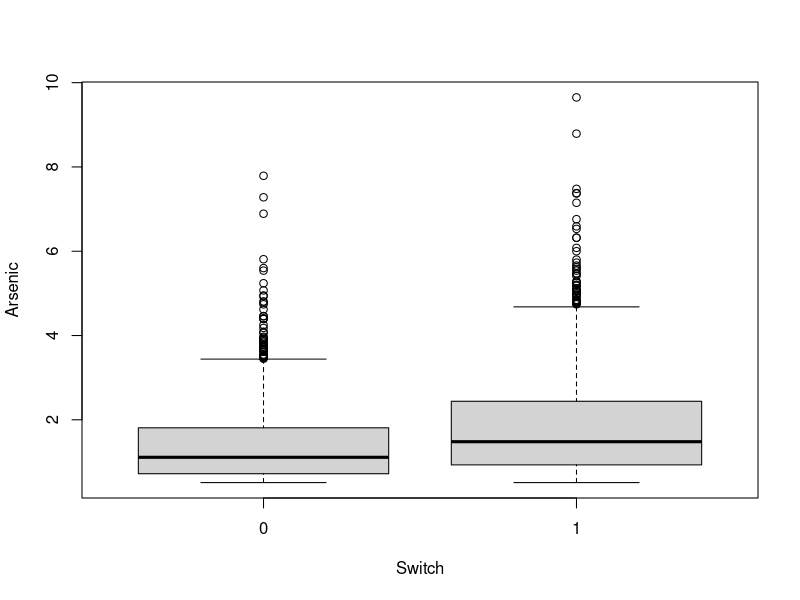
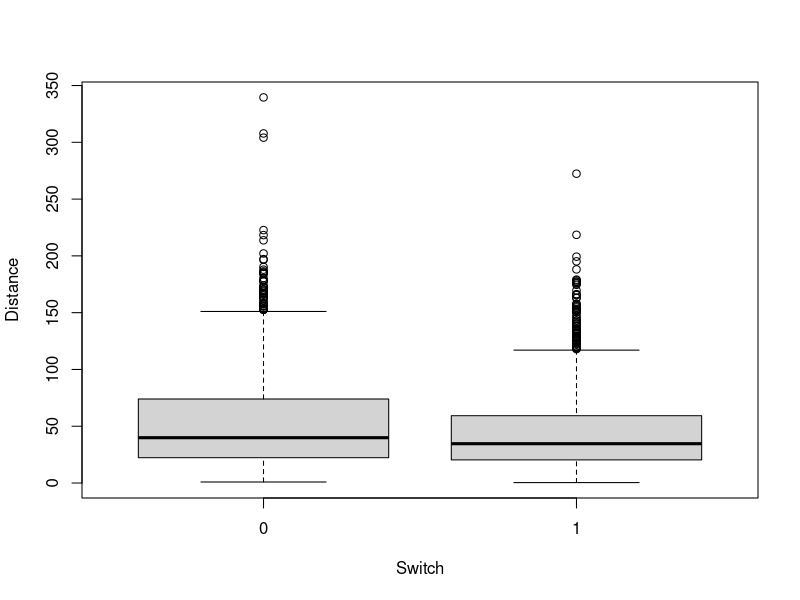
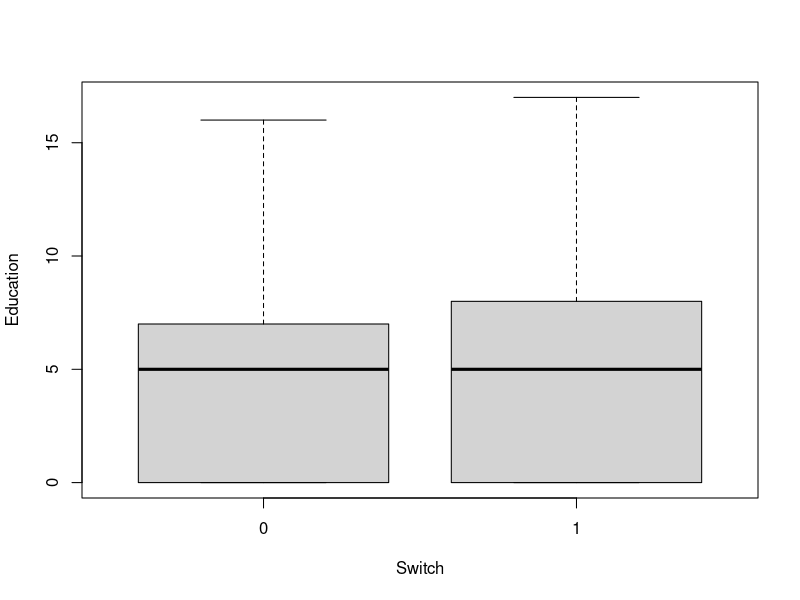
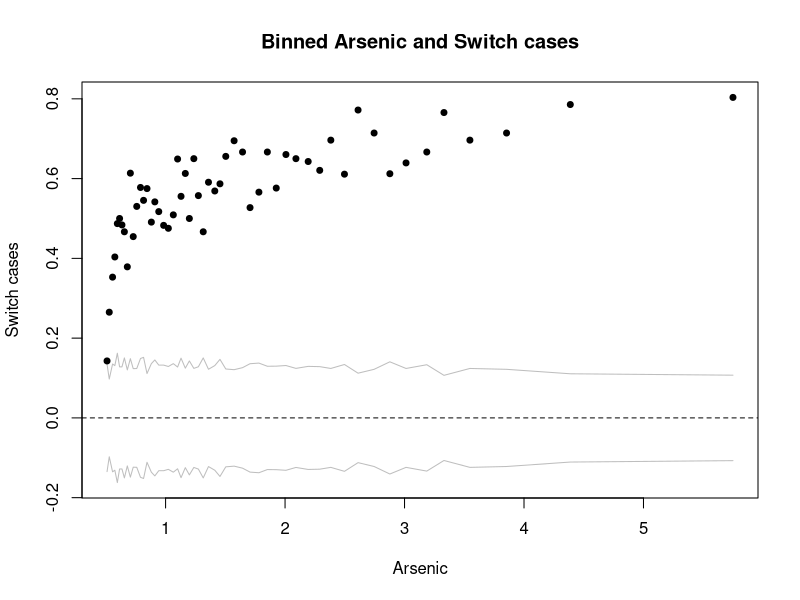
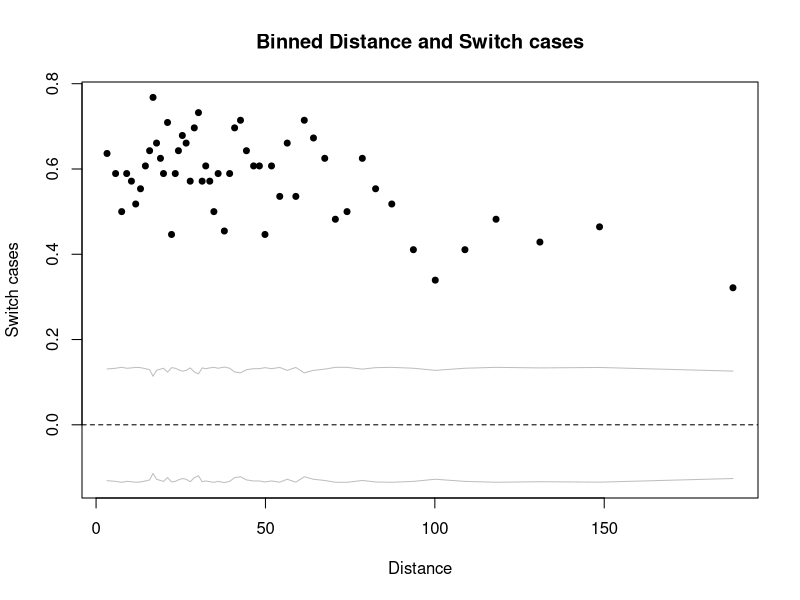
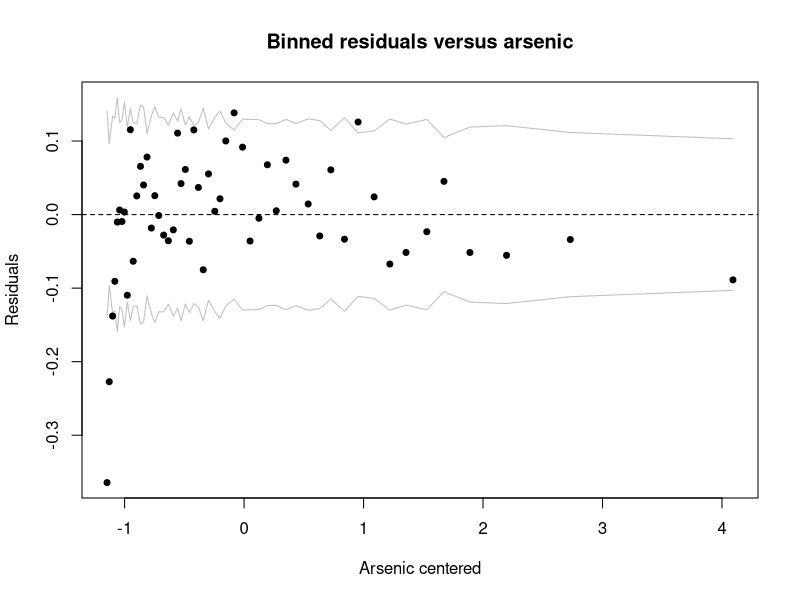
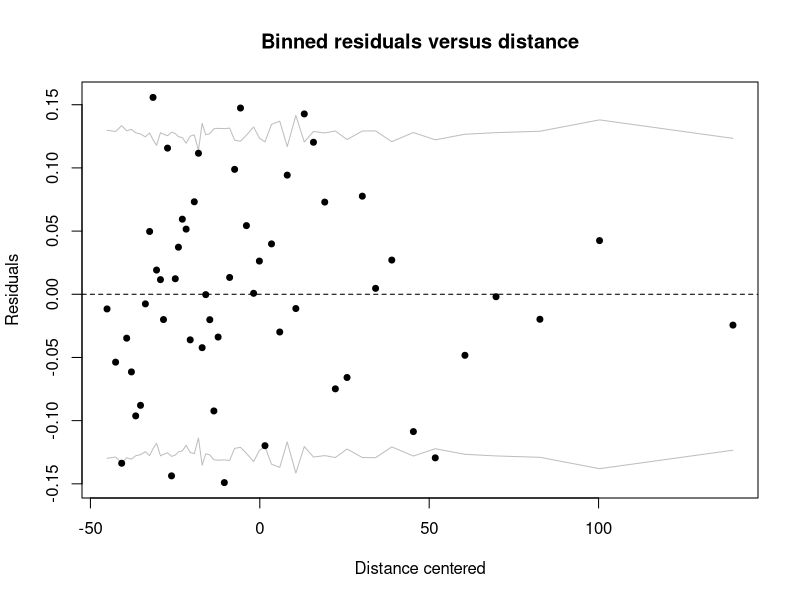
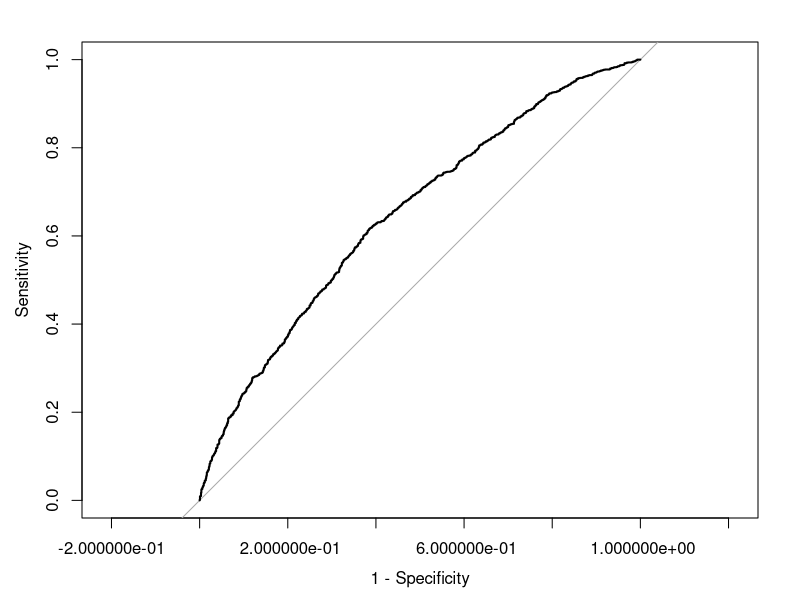

These figures' R source, in order:
## ---- chunk 1
#analysis of arsenic in wells data
#install.packages("pROC")
library(arm)
library(pROC)
library(readr)
arsenic <- read_csv("arsenic.csv")

#arsenic = read.csv("arsenic.csv", header = T)
dim(arsenic)
summary(arsenic)
## ---- chunk 2
#let's do some exploratory data analysis 
boxplot(arsenic~switch, data = arsenic, xlab = "Switch", ylab = "Arsenic")
boxplot(dist~switch, data = arsenic, xlab = "Switch", ylab = "Distance")
boxplot(educ~switch, data = arsenic, xlab = "Switch", ylab = "Education")
## ---- chunk 3
# if you want to see data in tabular format
table(arsenic$assoc, arsenic$switch)
table(arsenic$assoc, arsenic$switch)/3020
## ---- chunk 4
#another way to see relationships of categorical variables and response -- tapply command
tapply(arsenic$switch, arsenic$assoc, mean)

#could do with education, too, since it is an integer variable
tapply(arsenic$switch, arsenic$educ, mean)
table(arsenic$educ)
## ---- chunk 5
#remember that there are few observations at some of these values of the predictors, so the percentages
# need to be considered in the context of large uncertainties.  but, this does suggest a change at 7 years of education.
#we might consider a dummy variable for 7 or higher rather than a linear term... something to try later.

#let's look at binnedplots of continuous predictors versus switch
#ignore the SD lines in these plots -- they are only relevant when plotting binned residuals versus the predicted probabilities

binnedplot(arsenic$arsenic, y=arsenic$switch, xlab = "Arsenic", ylab = "Switch cases", main = "Binned Arsenic and Switch cases") 
## ---- chunk 6
#note the quickly increasing trend followed by flattening. Probability does not start to decrease, though, so
#unlikely we'd want a quadratic term.  We would expect some flattening with a linear trend.  

binnedplot(arsenic$dist, y=arsenic$switch, xlab = "Distance", ylab = "Switch cases", main = "Binned Distance and Switch cases") 
#no obvious transformation suggested.
## ---- chunk 7
#let's try a logistic regression that has a main effect for every variable and linear predictors
#begin by centering the continuous predictors (we'll leave educ alone since we might use a dummy variable later)

arsenic$arsenic.c = arsenic$arsenic - mean(arsenic$arsenic)
arsenic$dist.c = arsenic$dist - mean(arsenic$dist)

arsreg1 = glm(switch ~ arsenic.c + dist.c + assoc + educ, data = arsenic, family = binomial)
summary(arsreg1)
## ---- chunk 8

####model diagnostics

##binned residual plots

# compute raw residuals
rawresid1 = arsenic$switch - fitted(arsreg1)

binnedplot(x=arsenic$arsenic.c, y = rawresid1, xlab = "Arsenic centered", ylab = "Residuals", main = "Binned residuals versus arsenic")
#note the up-then-down nature of the binned plot! we might try a transformation, say log. 

binnedplot(x=arsenic$dist.c, y = rawresid1, xlab = "Distance centered", ylab = "Residuals", main = "Binned residuals versus distance")
#not as much of a trend, really.

## ---- chunk 9
#let's look at average residuals by education using the tapply command

tapply(rawresid1, arsenic$educ, mean) 
#unremarkable -- although, many average residuals for educ < 7 are negative and for educ > 7 are positive (at least where the sample size for the education level is non-negligible
#we could try the dummy variable split....
## ---- chunk 10
tapply(rawresid1, arsenic$assoc, mean) 
#nothing helpful here...
## ---- chunk 11
#let's do the confusion matrix with .5 threshold and with .58 threshold (marginal percentage in data)

threshold = 0.5
table(arsenic$switch, arsreg1$fitted > threshold)

threshold = 0.58
table(arsenic$switch, arsreg1$fitted > threshold)
## ---- chunk 12
#huge difference!  seems a lot of predicted probabilities are in the .5 yo .58  range, so cutoff matters.
#either way, we have large off-diagonal numbers.  let's see if we can't improve the model.

#look at ROC curve
roc(arsenic$switch, fitted(arsreg1), plot=T, legacy.axes=T)
## ---- chunk 13
#pretty tight to the line -- not a strongly predictive logistic regression

#based on binned residual plot, let's try a log of arsenic to start with, and see what happens.

arsenic$logarsenic = log(arsenic$arsenic)
arsenic$logarsenic.c = arsenic$logarsenic - mean(arsenic$logarsenic)

arsreg2 = glm(switch ~ logarsenic.c + dist.c + assoc + educ, data = arsenic, family = binomial)
summary(arsreg2)
## ---- chunk 14
#back to diagnostics

rawresid2 = arsenic$switch - fitted(arsreg2)

binnedplot(x=arsenic$logarsenic.c, y = rawresid2, xlab = "Log(Arsenic) centered", ylab = "Residuals", main = "Binned residuals versus log(arsenic)")
#seems to have helped some!

binnedplot(x=arsenic$dist, y = rawresid2, xlab = "Distance centered", ylab = "Residuals", main = "Binned residuals versus distance")
#still not as much of a trend.
## ---- chunk 15
tapply(rawresid2, arsenic$educ, mean) 
#similar pattern as before for education. 
## ---- chunk 16
#let's do the confusion matrix

threshold = 0.5
table(arsenic$switch, arsreg2$fitted > threshold)

threshold = 0.58
table(arsenic$switch, arsreg2$fitted > threshold)
## ---- chunk 17
#we seem to have improved at .58 threshold (although not by much, really).

#look at ROC curve
roc(arsenic$switch, fitted(arsreg2), plot=T, legacy.axes=T)
## ---- chunk 18
#not much difference from last curve really, although a little more prediction accuracy


#let's see what happens if we make education a binary split at 7.
arsenic$educg6 = rep(0, 3020)
arsenic$educg6[arsenic$educ > 6] = 1

arsreg3 = glm(switch ~ logarsenic.c + dist.c + assoc + educg6, data = arsenic, family = binomial)
summary(arsreg3)
## ---- chunk 19
#this seems to have helped the significance of education, and it is scientifically plausible.  let's keep it!
#should go through binned residuals again to make sure this did not worsen model fit.  It did not. 

#look at new roc curve to see if it is any better
roc(arsenic$switch, fitted(arsreg3), plot=T, legacy.axes=T)

# it is a little better, with a higher area under the curve (AUC = .6632).  let's keep this model.
## ---- chunk 20

exp(confint.default(arsreg3))
exp(.498)
exp(-.12)
exp(-.0097*10)
exp(confint.default(arsreg3)*10)
## ---- chunk 21
### interactions in logistic regression

#scientifically, it is plausible to think that there might be interactions among all the variables and arsenic, or among education and distance.
#let's add the interactions to see if any stand out.

#first, here is a way to explore the data for interactions using the binnedplot command

#lets set up the graphics device to show two plots side by side 
par(mfcol=c(2,1))

#first plot for educg6 = 0
binnedplot(arsenic$logarsenic.c[arsenic$educg6==0], y=arsenic$switch[arsenic$educg6==0], xlab = "Log Arsenic", ylab = "Switch cases", main = "Binned Arsenic and Switch cases (Educ <7)") 

#next the plot for educg6 = 1
binnedplot(arsenic$logarsenic.c[arsenic$educg6==1], y=arsenic$switch[arsenic$educg6==1], xlab = "Log Arsenic", ylab = "Switch cases", main = "Binned Arsenic and Switch cases (Educ > 6)") 
## ---- chunk 22
#we are looking for differences in the trend.  not strong ones, except possibly at low levels of arsenic.
#I will include an interaction based on scientific arguments in favor of an interaction effect, but I am not expecting a very strong interaction effect based on this plot.

#let's try for association and arsenic
#first plot for assoc = 0
binnedplot(arsenic$logarsenic.c[arsenic$assoc==0], y=arsenic$switch[arsenic$assoc==0], xlab = "Log Arsenic", ylab = "Switch cases", main = "Binned Arsenic and Switch cases (Assoc = 0)") 

#next the plot for assoc = 1
binnedplot(arsenic$logarsenic.c[arsenic$assoc==1], y=arsenic$switch[arsenic$assoc==1], xlab = "Log Arsenic", ylab = "Switch cases", main = "Binned Arsenic and Switch cases (Assoc = 1)") 
## ---- chunk 23
#even less reason to suspect an interaction effect from this plot.

#how about distance and education?
#first plot for educg6 = 0
binnedplot(arsenic$dist.c[arsenic$educg6==0], y=arsenic$switch[arsenic$educg6==0], xlab = "Distance", ylab = "Switch cases", main = "Binned Distance and Switch cases (Educ <7)") 

#next the plot for educg6 = 1
binnedplot(arsenic$dist.c[arsenic$educg6==1], y=arsenic$switch[arsenic$educg6==1], xlab = "Distance", ylab = "Switch cases", main = "Binned Distance and Switch cases (Educ > 6)") 
## ---- chunk 24
#this is a little more interesting -- we see one plot flatten and the other decrease.  here an interaction might be useful.


#let's first try the model with all the interactions 
arsreg4 = glm(switch ~ dist.c*educg6  + logarsenic.c * (assoc + educg6), data = arsenic, family = binomial)
summary(arsreg4)
exp(-.0125*10) # <6, inc 10 meters
exp((-.0126+.0085)*10) # >6, inc 10 meters
exp(0.527)
## ---- chunk 25
#these collectively look sort of useful, especially the education ones! 

#change in deviance tests to see if the full set of interactions are useful.

anova(arsreg4, arsreg3, test= "Chisq")
## ---- chunk 26
#the whole group of interactions is significant.  let's just test if the distance interaction is useful, given the other two in the model.

arsreg4a= glm(switch ~ logarsenic.c * (assoc + educg6), data = arsenic, family = binomial)
summary(arsreg4a)

anova(arsreg4a, arsreg4, test= "Chisq")
## ---- chunk 27
#looks like the interaction with distance and education is useful.

#let's make our final model (arsreg5) be the one with all the interaction effects.

arsreg5 = glm(switch ~ dist.c*educg6  + logarsenic.c * (assoc + educg6), data = arsenic, family = binomial)
summary(arsreg5)

#let's do the binned residual plots with this perhaps final model one more time!

rawresid5 = arsenic$switch - fitted(arsreg5)

binnedplot(x=arsenic$logarsenic, y = rawresid5, xlab = "Log(Arsenic) centered", ylab = "Residuals", main = "Binned residuals versus log(arsenic)")
binnedplot(x=arsenic$dist, y = rawresid5, xlab = "Distance centered", ylab = "Residuals", main = "Binned residuals versus distance")
tapply(rawresid5, arsenic$educ, mean) 
## ---- chunk 28
#a little more diversity with education, so that seems to have helped.
#still a little trouble fitting small log arsenic, but not too much more we can do....  go with this model!

#let's do the confusion matrix

threshold = 0.5
table(arsenic$switch, arsreg5$fitted > threshold)

threshold = 0.58
table(arsenic$switch, arsreg5$fitted > threshold)
## ---- chunk 29
#still not moving much.... the model can predict only so well

#ROC curve...
roc(arsenic$switch, fitted(arsreg5), plot=T, legacy.axes=T)
## ---- chunk 30
#a little better still... but we really aren't gaining a whole lot.  this is about as
#good as we are going to get with only these variables, apparently.

###model interpretations

confint.default(arsreg5)   #on log odds scale
exp(confint.default(arsreg5))   #on odds scale
## ---- chunk 31
##model is quite complicated to interpret due to interactions.  arsenic is of most interest.  
#let's make plots to display relationships.

#plot of predicted probabilities as arsenic increases for different groups.
#set distance = to average distance (centering means we don't need to worry about it when making predictions at the average distance)

#create some arsenic values in line with those in the data, going from logs centered to raw scale.
samplelogarsenic.c = seq(from = -1, to = 2, by = .1) 
samplelogarsenic = samplelogarsenic.c + mean(arsenic$logarsenic)
samplearsenic = exp(samplelogarsenic)

#set association = educg6 = 0.
logitpredvalue = .239731 + .94455*samplelogarsenic.c
predprobbaseline = exp(logitpredvalue) / (1 + exp(logitpredvalue))

plot(y=predprobbaseline, x= samplearsenic, pch= 1, xlab = "Arsenic", ylab = "Predicted probability", main = "Arsenic vs. Predicted Probability")

#set association =1, educg6 = 0
logitpredvalue = .239731 + .94455*samplelogarsenic.c -.14144 - .241134*samplelogarsenic.c 
predprobassoc = exp(logitpredvalue) / (1 + exp(logitpredvalue))

plot(y=predprobassoc, x= samplearsenic, pch= 2, xlab = "Arsenic", ylab = "Predicted probability", main = "Arsenic vs. Predicted Probability")

#set association =0 , educg6 = 1
logitpredvalue = .239731 + .94455*samplelogarsenic.c + .526891 + .24461*samplelogarsenic.c 
predprobeducg6 = exp(logitpredvalue) / (1 + exp(logitpredvalue))

plot(y=predprobeducg6, x= samplearsenic, pch= 3, xlab = "Arsenic", ylab = "Predicted probability", main = "Arsenic vs. Predicted Probability")

#set association = 1, educg6 = 1
logitpredvalue = .239731 + .94455*samplelogarsenic.c + .526891 + .24461*samplelogarsenic - .14144 - .241134*samplelogarsenic.c
predprobeducg6assoc = exp(logitpredvalue) / (1 + exp(logitpredvalue))

plot(y=predprobeducg6assoc, x= samplearsenic, pch= 4, xlab = "Arsenic", ylab = "Predicted probability", main = "Arsenic vs. Predicted Probability")

#plot them all on one plot with different symbols
#make the outlines of the plot without any data.
#to get the y axis to stretch from zero to one, make up a variable with 31 values

madeupy = c(0, 1, rep(.5, 29))
plot(y = madeupy, x = samplearsenic, type = "n", ylab = "Predicted probability", xlab = "Arsenic", main = "Predicted Probability vs. Arsenic for Different Groups")

#now add the points for each category to the graph
points(y=predprobbaseline, x= samplearsenic, pch= 1)
points(y=predprobassoc, x= samplearsenic, pch= 2)
points(y=predprobeducg6, x= samplearsenic, pch= 3)
points(y=predprobeducg6assoc, x= samplearsenic, pch= 4)
